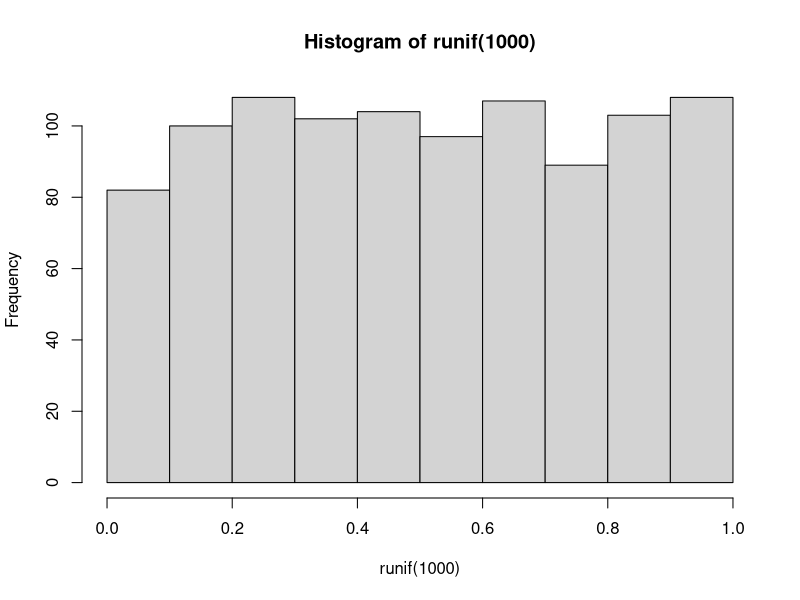
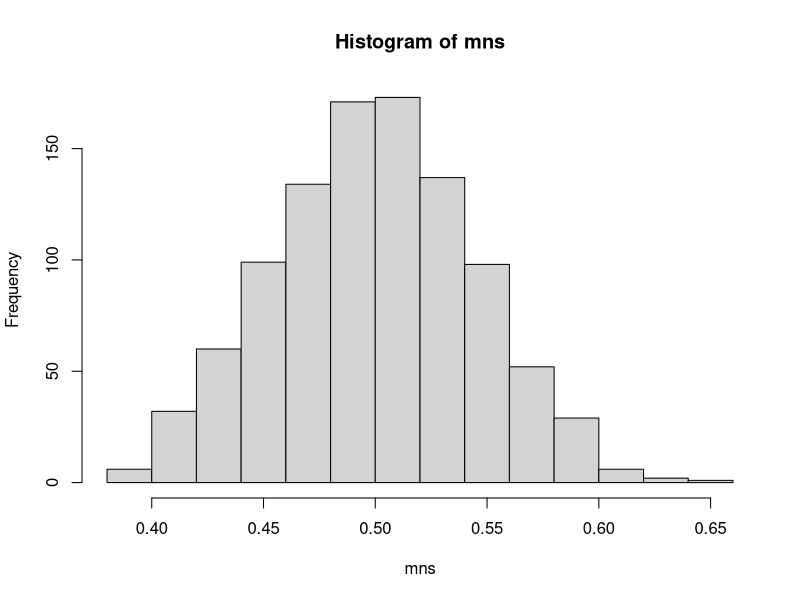
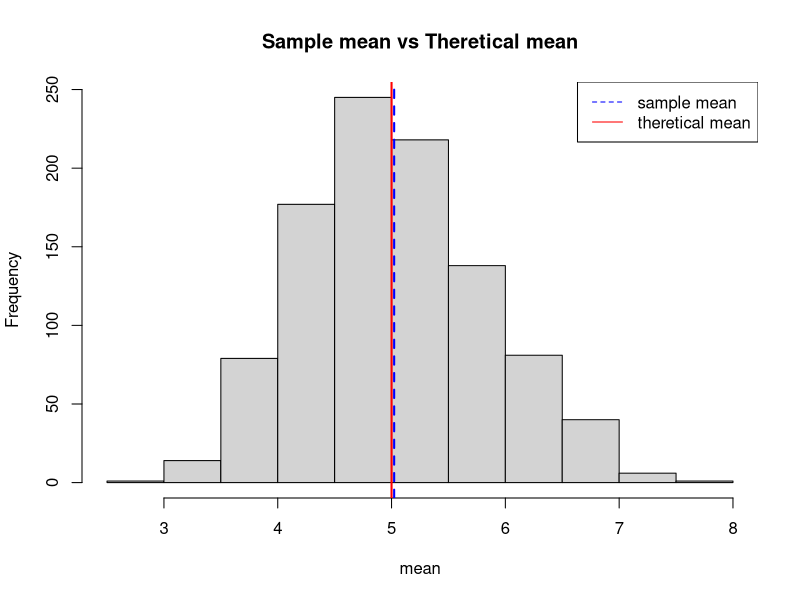
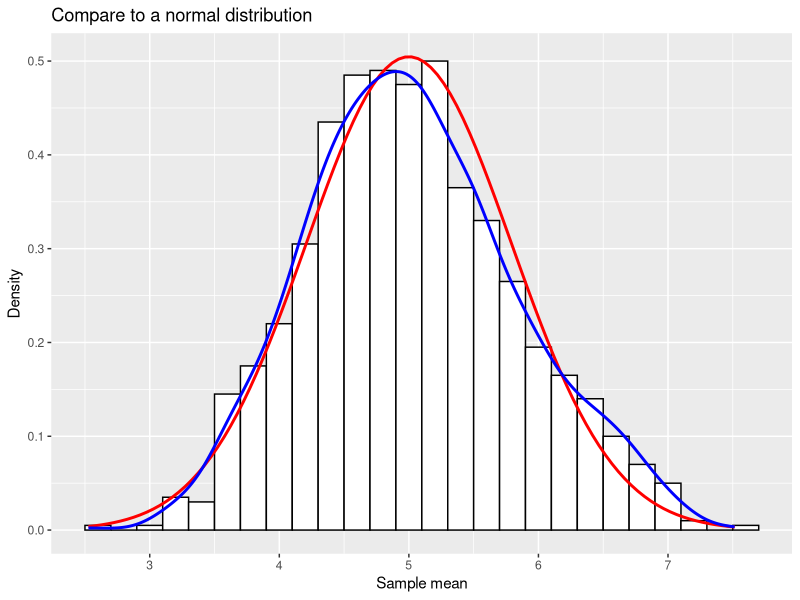
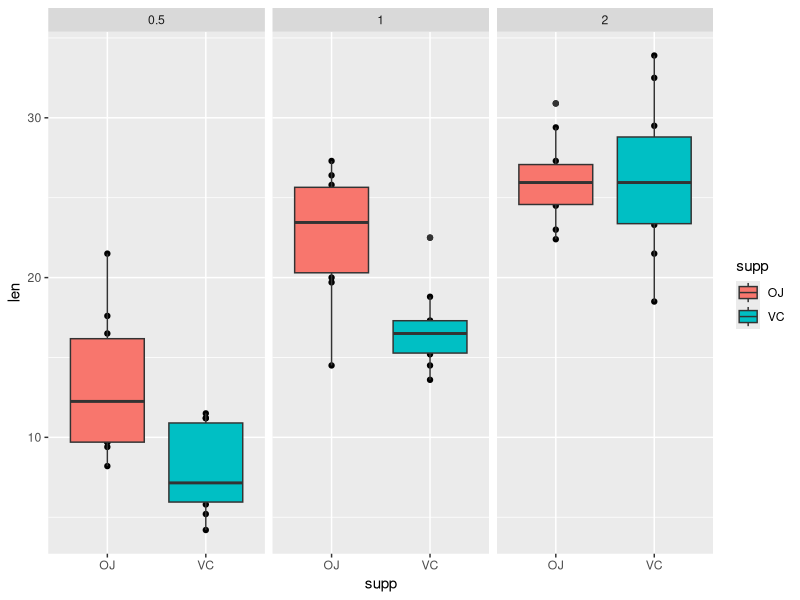

Reproduce these figures in R, in order. (Note: this script raises an error after producing the figures.)
## ---- chunk 1
knitr::opts_chunk$set(echo = TRUE)
## ---- chunk 2
hist(runif(1000))
## ---- chunk 3
mns = NULL
for (i in 1 : 1000) mns = c(mns, mean(runif(40)))
hist(mns)
## ---- chunk 4
#The exponential distribution can be simulated in R with rexp(n, lambda) where lambda is the rate parameter. The mean of exponential distribution is 1/lambda and the standard deviation is also 1/lambda.
set.seed(123456)
# set lambda and n
lambda <- 0.2
n <- 40
# initialize
mns=NULL
vars=NULL
for (i in 1 : 1000) {
  edist <- rexp(n,lambda)
  mns = c(mns, mean(edist))
}
## ---- chunk 5
# theretical mean is 1/lambda
tmn <- 1/lambda
tmn
# sample mean
smn <- mean(mns)
smn
# make plot for the mean of 1000 averages of 40 random exponential distrubutions, and compare sample mean and theretical mean
hist(mns, xlab = "mean",main = "Sample mean vs Theretical mean")
abline(v=smn,col="blue",lwd=2,lty=2)
abline(v=tmn,col="red",lwd=2,lty=1)
legend("topright",lty = c(2,1),col=c("blue","red"),legend=c("sample mean","theretical mean"))
## ---- chunk 6
# theretical variance : standard deviation is 1/lambda
tvar <- (1/lambda)^2/n
tvar
# sample variance
svar <- var(mns)
svar
## ---- chunk 7
library(ggplot2)
## ---- chunk 8
mnsplot <- data.frame(mns)
g1 <- ggplot(data=mnsplot,mapping = aes(x=mns))  +
  geom_histogram(aes(y=..density..),binwidth = 0.2, color = "black", fill = "white") + 
  stat_function(fun = dnorm, color = "red",size=1, args = list(mean=tmn,sd=sqrt(tvar))) +
  geom_density(color="blue", size=1) + 
  ggtitle("Compare to a normal distribution") + 
  xlab("Sample mean") + ylab("Density")
g1
## ---- chunk 9
library(datasets)
data(ToothGrowth)
head(ToothGrowth)
## ---- chunk 10
tg <- ToothGrowth
tg$dose <- as.factor(tg$dose)
qplot(x=supp,y=len,data = tg,facets = .~dose) + geom_boxplot(aes(fill = supp))
## ---- chunk 11
dim(tg)
summary(tg)
## ---- chunk 12
OJ <- tg[tg$supp == "OJ",]
VC <- tg[tg$supp == "VC",]
OJdose1 <- tg[tg$supp == "OJ" & tg$dose == 0.5,]
OJdose2 <- tg[tg$supp == "OJ" & tg$dose == 1,]
OJdose3 <- tg[tg$supp == "OJ" & tg$dose == 2,]
VCdose1 <- tg[tg$supp == "VC" & tg$dose == 0.5,]
VCdose2 <- tg[tg$supp == "VC" & tg$dose == 1,]
VCdose3 <- tg[tg$supp == "VC" & tg$dose == 2,]
dim(OJ)
dim(VC)
dim(OJdose1)
dim(OJdose2)
dim(OJdose3)
dim(VCdose1)
dim(VCdose2)
dim(VCdose3)
## ---- chunk 13
t.test(len ~ supp, data = tg,paired=FALSE, var.equal = FALSE )$conf
## ---- chunk 14
t.test(OJdose1$len, VCdose1$len, paired = FALSE, var.equal = FALSE)$conf
t.test(OJdose2$len, VCdose2$len, paired = FALSE, var.equal = FALSE)$conf
t.test(OJdose3$len, VCdose3$len, paired = FALSE, var.equal = FALSE)$conf
## ---- chunk 15
t.test(OJdose1$len, OJdose2$len, paired = FALSE, var.equal = FALSE)$conf
t.test(OJdose1$len, OJdose3$len, paired = FALSE, var.equal = FALSE)$conf
t.test(OJdose2$len, OJdose3$len, paired = FALSE, var.equal = FALSE)$conf
t.test(VCdose1$len, VCdose2$len, paired = FALSE, var.equal = FALSE)$conf
t.test(VCdose1$len, VCdose3$len, paired = FALSE, var.equal = FALSE)$conf
t.test(VCdose2$len, VCdose3$len, paired = FALSE, var.equal = FALSE)$conf
